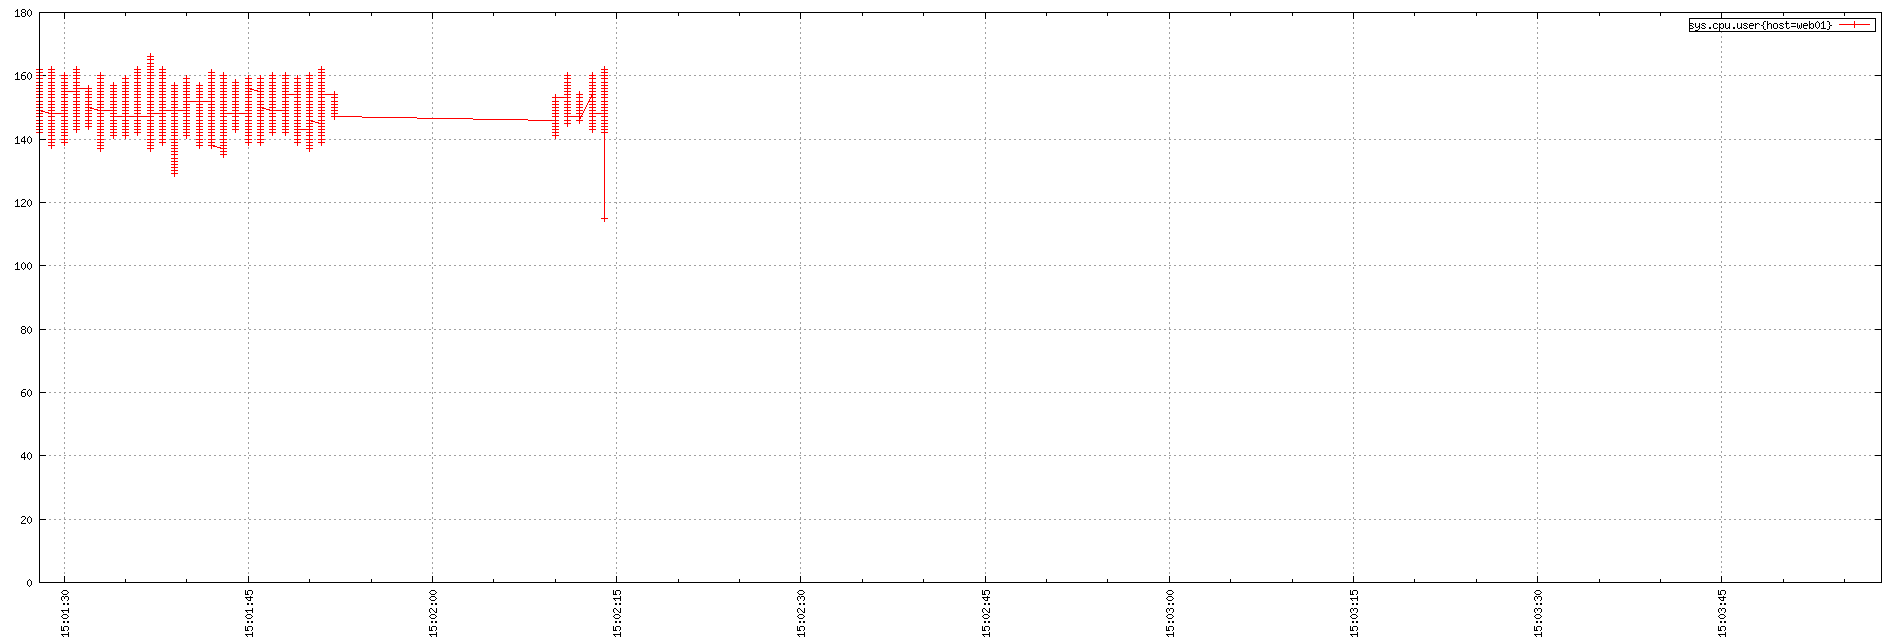

Recreate this plot in gnuplot.
set term png small size 1900,644
set xdata time
set timefmt "%s"
if (GPVAL_VERSION < 4.6) set xtics rotate; else set xtics rotate right
set output "${TMPDIR-'tmp'}/tsd/985fdda4.png"
set xrange ["1673881288":"1673881438"]
set format x "%H:%M:%S"
set grid
set style data linespoint
set key right box
set yrange [0:]
plot  "${TMPDIR-'tmp'}/tsd/985fdda4_0.dat" using 1:2 title "sys.cpu.user{host=web01}"
